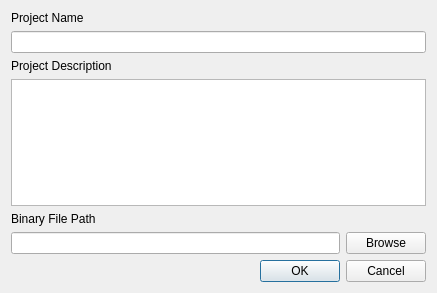
<?xml version="1.0" encoding="UTF-8"?>
<ui version="4.0">
 <class>NewProject</class>
 <widget class="QDialog" name="NewProject">
  <property name="geometry">
   <rect>
    <x>0</x>
    <y>0</y>
    <width>437</width>
    <height>293</height>
   </rect>
  </property>
  <property name="minimumSize">
   <size>
    <width>437</width>
    <height>293</height>
   </size>
  </property>
  <property name="windowTitle">
   <string>Create New Project</string>
  </property>
  <layout class="QGridLayout" name="NewProjectMainLayout">
   <item row="0" column="0">
    <layout class="QVBoxLayout" name="ProjectNameLayout">
     <item>
      <widget class="QLabel" name="projectNameLabel">
       <property name="text">
        <string>Project Name</string>
       </property>
      </widget>
     </item>
     <item>
      <widget class="QLineEdit" name="projectNameEdit"/>
     </item>
    </layout>
   </item>
   <item row="1" column="0">
    <layout class="QVBoxLayout" name="ProjectDescriptionLayout">
     <item>
      <widget class="QLabel" name="projectDescriptionLabel">
       <property name="text">
        <string>Project Description</string>
       </property>
      </widget>
     </item>
     <item>
      <widget class="QTextEdit" name="projectDescriptionEdit"/>
     </item>
    </layout>
   </item>
   <item row="2" column="0">
    <layout class="QGridLayout" name="ProjectBinaryLayout">
     <item row="1" column="0">
      <widget class="QLineEdit" name="projectNameEdit_2"/>
     </item>
     <item row="0" column="0">
      <widget class="QLabel" name="binaryFilePathLabel">
       <property name="text">
        <string>Binary File Path</string>
       </property>
      </widget>
     </item>
     <item row="1" column="1">
      <widget class="QPushButton" name="binaryFilePathBrowse">
       <property name="text">
        <string>Browse</string>
       </property>
      </widget>
     </item>
    </layout>
   </item>
   <item row="3" column="0">
    <layout class="QHBoxLayout" name="ProjectButtonboxLayout">
     <item>
      <widget class="QDialogButtonBox" name="ProjectButtonbox">
       <property name="orientation">
        <enum>Qt::Horizontal</enum>
       </property>
       <property name="standardButtons">
        <set>QDialogButtonBox::Cancel|QDialogButtonBox::Ok</set>
       </property>
      </widget>
     </item>
    </layout>
   </item>
  </layout>
 </widget>
 <resources/>
 <connections>
  <connection>
   <sender>ProjectButtonbox</sender>
   <signal>accepted()</signal>
   <receiver>NewProject</receiver>
   <slot>accept()</slot>
   <hints>
    <hint type="sourcelabel">
     <x>248</x>
     <y>254</y>
    </hint>
    <hint type="destinationlabel">
     <x>157</x>
     <y>274</y>
    </hint>
   </hints>
  </connection>
  <connection>
   <sender>ProjectButtonbox</sender>
   <signal>rejected()</signal>
   <receiver>NewProject</receiver>
   <slot>reject()</slot>
   <hints>
    <hint type="sourcelabel">
     <x>316</x>
     <y>260</y>
    </hint>
    <hint type="destinationlabel">
     <x>286</x>
     <y>274</y>
    </hint>
   </hints>
  </connection>
 </connections>
</ui>
